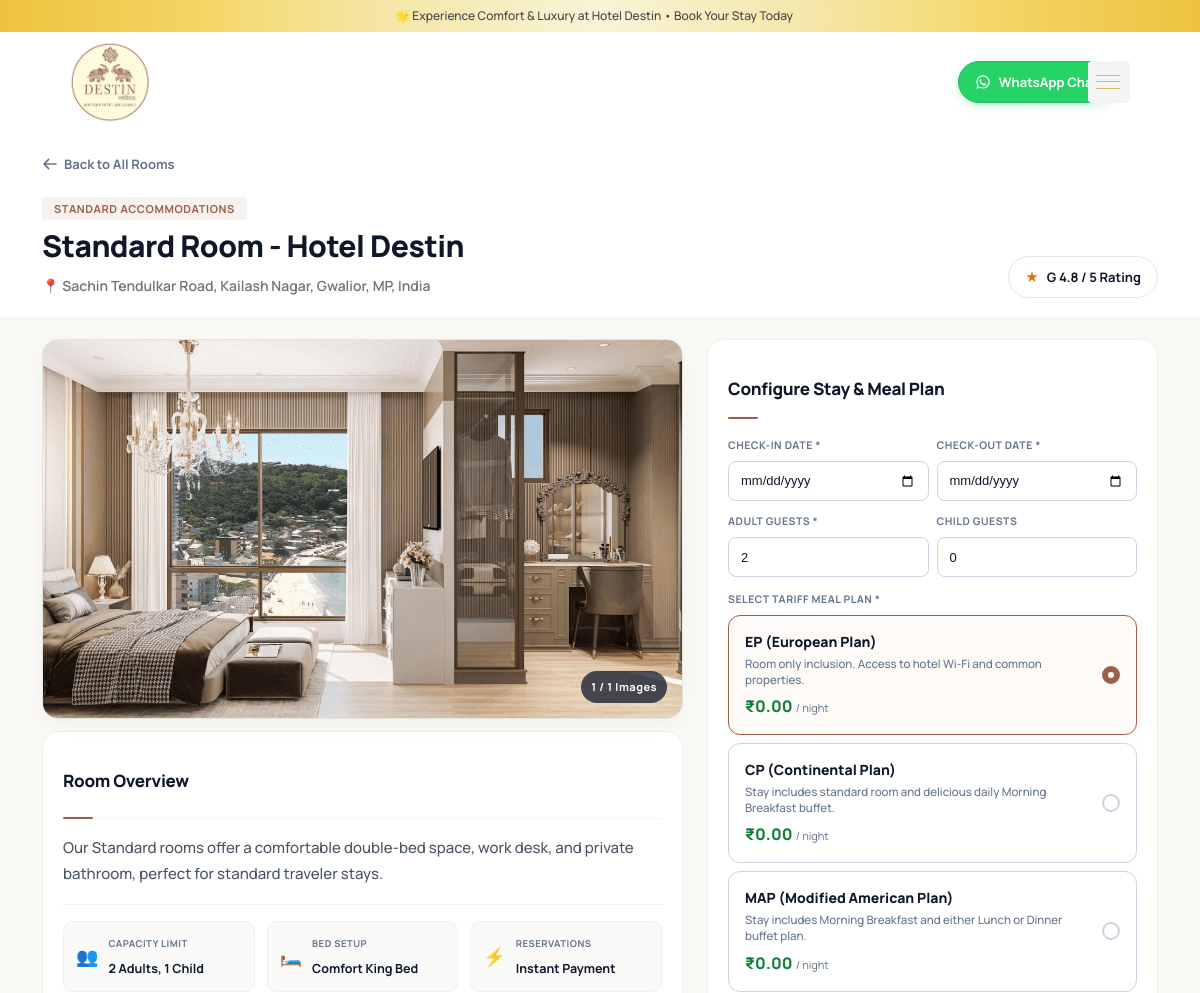
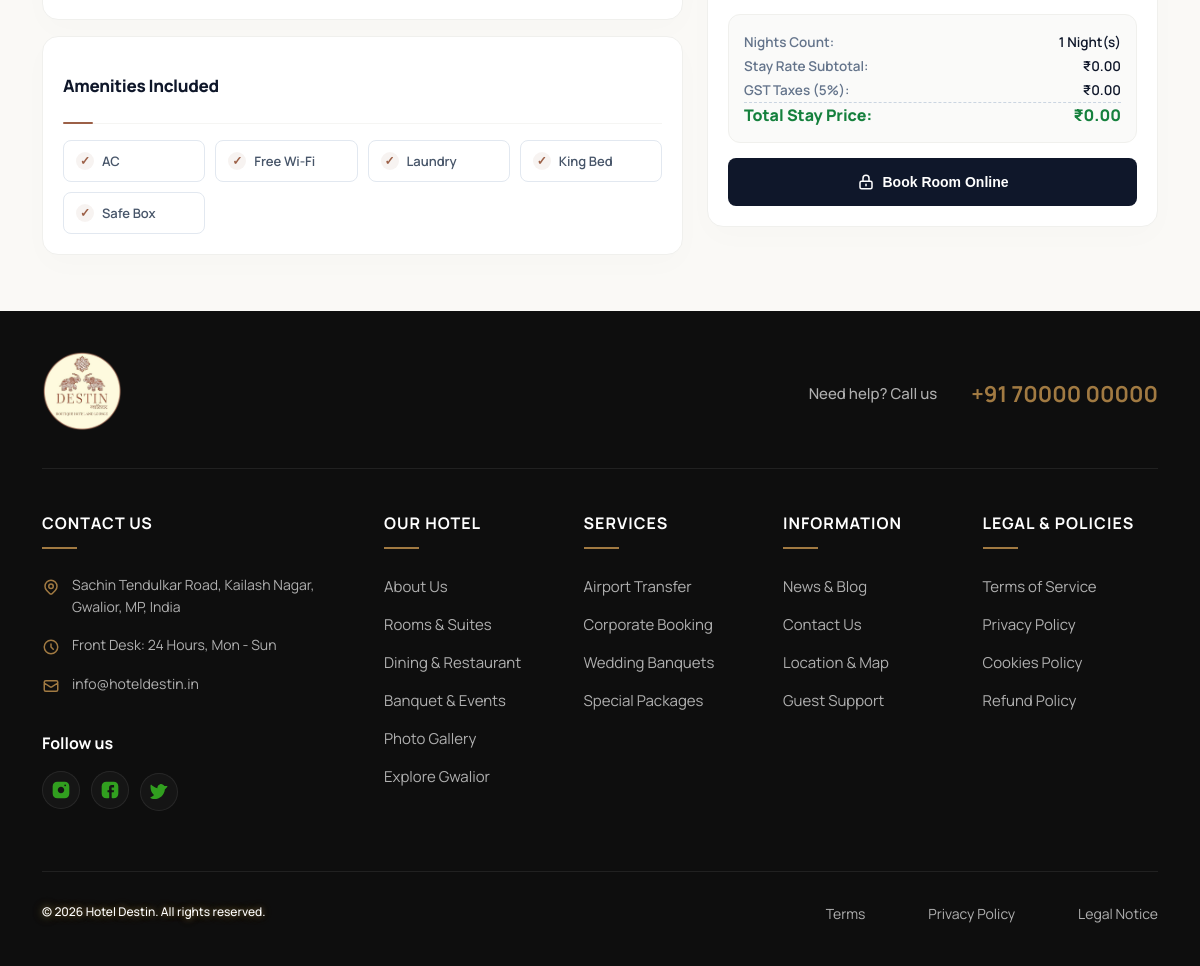
The page /room-detail.php on the database its author committed (2 pictures, top to bottom).
### tables this page shows
CREATE TABLE IF NOT EXISTS `rooms` (
  `id` INT AUTO_INCREMENT PRIMARY KEY,
  `slug` VARCHAR(100) NOT NULL UNIQUE,
  `title` VARCHAR(100) NOT NULL,
  `type` VARCHAR(50) NOT NULL,
  `price` DECIMAL(10,2) NOT NULL,
  `struck_price` DECIMAL(10,2) NOT NULL,
  `discount` VARCHAR(20) NOT NULL,
  `code` VARCHAR(20) DEFAULT 'DESTIN',
  `inventory` INT NOT NULL DEFAULT 1,
  `capacity_adults` INT NOT NULL DEFAULT 2,
  `capacity_children` INT NOT NULL DEFAULT 1,
  `description` TEXT NOT NULL,
  `image_path` VARCHAR(255) DEFAULT 'assets/imgs/page/room/banner-room.png',
  `meta_title` VARCHAR(255) NULL,
  `meta_description` VARCHAR(255) NULL,
  `status` ENUM('active', 'inactive') DEFAULT 'active',
  `created_at` TIMESTAMP DEFAULT CURRENT_TIMESTAMP
);

CREATE TABLE IF NOT EXISTS `settings` (
  `id` INT AUTO_INCREMENT PRIMARY KEY,
  `key_name` VARCHAR(100) NOT NULL UNIQUE,
  `val_content` TEXT NULL,
  `created_at` TIMESTAMP DEFAULT CURRENT_TIMESTAMP
);

### room-detail.php (the view, shortened to what the rows shown need)
<?php
require_once __DIR__ . '/db.php';
$room_slug = isset($_GET['room']) ? trim($_GET['room']) : '';
$room = null;
try {
    $stmt = $pdo->prepare("SELECT * FROM rooms WHERE slug = ? OR id = ? AND status = 'active'");
    $stmt->execute([$room_slug, $room_slug]);
    $room = $stmt->fetch();
} catch (Exception $e) {
    error_log("Failed to fetch room detail: " . $e->getMessage());
}
if (!$room) {
    try {
        $stmt = $pdo->prepare("SELECT * FROM rooms WHERE slug LIKE ? AND status = 'active' LIMIT 1");
        $stmt->execute(['%' . $room_slug . '%']);
        $room = $stmt->fetch();
    } catch (Exception $e) {}
}
$images = [];
try {
    $img_stmt = $pdo->prepare("SELECT image_path FROM room_images WHERE room_id = ?");
    $img_stmt->execute([$room['id']]);
    $images = $img_stmt->fetchAll(PDO::FETCH_COLUMN);
} catch (Exception $e) {}
if (empty($images)) {
    $images = [$room['image_path']];
}
?>
<!DOCTYPE html>
<html lang="en" data-bs-theme="light">
<head>
    <link href="assets/css/stylee209.css?v=1.0.0" rel="stylesheet">
</head>
<body>
    <main class="main">
        <section class="room-detail-hero-box mb-20">
            <div class="container">
                <div class="row align-items-end mt-10">
                    <div class="col-lg-8 col-12">
                        <span class="badge" style="background-color: rgba(156, 96, 71, 0.08); color: var(--primary-gold); font-weight: 700; padding: 6px 12px; font-size:11px; border-radius: 4px; letter-spacing: 0.6px; text-transform: uppercase; margin-bottom: 8px; display: inline-block;">
                            <?= htmlspecialchars($room['type']) ?> Accommodations
                        </span>
                        <h1 class="font-heading mb-10" style="font-size: 30px; font-weight: 800; color: var(--charcoal); letter-spacing: -0.5px; line-height:1.2;">
                            <?= htmlspecialchars($room['title']) ?>
                        </h1>
                        <p class="neutral-500 mb-0" style="font-size: 14px; font-weight: 600; color: #64748b;">
                            📍 Sachin Tendulkar Road, Kailash Nagar, Gwalior, MP, India
                        </p>
                    </div>
                </div>
            </div>
        </section>
        <section class="section-box pb-40">
            <div class="container">
                <div class="row g-4">
                    <div class="col-lg-7 col-12">
                        <div class="gallery-main" style="position: relative;">
                            <img id="mainGalleryImg" src="<?= htmlspecialchars($images[0]) ?>" alt="Featured Room Image">
                            <div id="galleryCountOverlay" style="position: absolute; bottom: 15px; right: 15px; background: rgba(15, 23, 42, 0.75); color: #fff; font-size: 11px; padding: 4px 10px; border-radius: 20px; font-weight: 700; letter-spacing: 0.5px;">
                                <span id="currentImgNum">1</span> / <?= count($images) ?> Images
                            </div>
                        </div>
                        <div class="detail-card">
                            <h3>Room Overview</h3>
                            <div style="font-size: 15px; line-height: 1.75; color: #4b5563; font-weight:500; margin-bottom: 0;">
                                <?= $room['description'] ?>
                            </div>
                            <div class="specs-grid">
                                <div class="spec-item">
                                    <div class="spec-info">
                                        <span class="spec-label">Capacity Limit</span>
                                        <span class="spec-value"><?= htmlspecialchars($room['capacity_adults'] ?? 2) ?> Adults, <?= htmlspecialchars($room['capacity_children'] ?? 1) ?> Child</span>
                                    </div>
                                </div>
                                <div class="spec-item">
                                </div>
                                <div class="spec-item">
                                </div>
                            </div>
                        </div>
                    </div>
                </div>
            </div>
        </section>
    </main>
    <?php include("include/footer.php"); ?>
</body>
</html>

### include/footer.php (shortened to what the rows shown need)
<footer class="footer">
  <div class="container">
    <div class="footer-top">
      <div class="row align-items-center">
        <div class="col-md-8 text-center text-md-end">
          <?php
          $hotel_phone = get_setting('hotel_phone') ?: '1-800-222-8888';
          $phones = array_map('trim', explode(',', $hotel_phone));
          $first_phone = isset($phones[0]) ? $phones[0] : '1-800-222-8888';
          ?>
          <div class="d-flex align-items-center justify-content-center justify-content-md-end">
            <a class="text-md-medium need-help" href="tel:<?= htmlspecialchars($first_phone) ?>">Need help? Call us</a>
            <a class="heading-6 phone-support" href="tel:<?= htmlspecialchars($first_phone) ?>"><?= htmlspecialchars($first_phone) ?></a>
          </div>
        </div>
      </div>
    </div>
    <div class="row">
      <div class="col-md-3 col-sm-12 footer-1">
        <div class="mt-20 mb-20">
          <div class="box-info-contact">
            <div class="footer-contact-item">
              <span><?= htmlspecialchars(get_setting('hotel_address') ?: 'Sachin Tendulkar Road, Gwalior, Madhya Pradesh') ?></span>
            </div>
            <?php
            $hotel_email = get_setting('hotel_email') ?: 'info@hoteldestin.in';
            $emails = array_map('trim', explode(',', $hotel_email));
            $first_email = isset($emails[0]) ? $emails[0] : 'info@hoteldestin.in';
            ?>
            <div class="footer-contact-item">
              <svg width="18" height="18" fill="none" stroke="currentColor" stroke-width="2" viewBox="0 0 24 24" xmlns="http://www.w3.org/2000/svg">
                <path stroke-linecap="round" stroke-linejoin="round" d="M3 8l7.89 5.26a2 2 0 002.22 0L21 8M5 19h14a2 2 0 002-2V7a2 2 0 00-2-2H5a2 2 0 00-2 2v10a2 2 0 002 2z"></path>
              </svg>
              <span><?= htmlspecialchars($first_email) ?></span>
            </div>
          </div>
        </div>
      </div>
    </div>
  </div>
</footer>

### rows shown on the page
rooms: type "STANDARD", title "Standard Room - Hotel Destin", image_path (picture), image_path "1", description "Our Standard rooms offer a comfortable double-bed space, work desk, and private bathroom, perfect for standard traveler stays.", capacity_adults "2", capacity_children "1"
settings: val_content "+91 70000 00000"
settings: val_content "Sachin Tendulkar Road, Kailash Nagar, Gwalior, MP, India"
settings: val_content "info@hoteldestin.in"

### other values the page prints
$announcement_text "🌟 Experience Comfort & Luxury at Hotel Destin • Book Your Stay Today"
$fac "AC"
$fac "Free Wi-Fi"
$fac "Laundry"
$fac "King Bed"
$fac "Safe Box"
